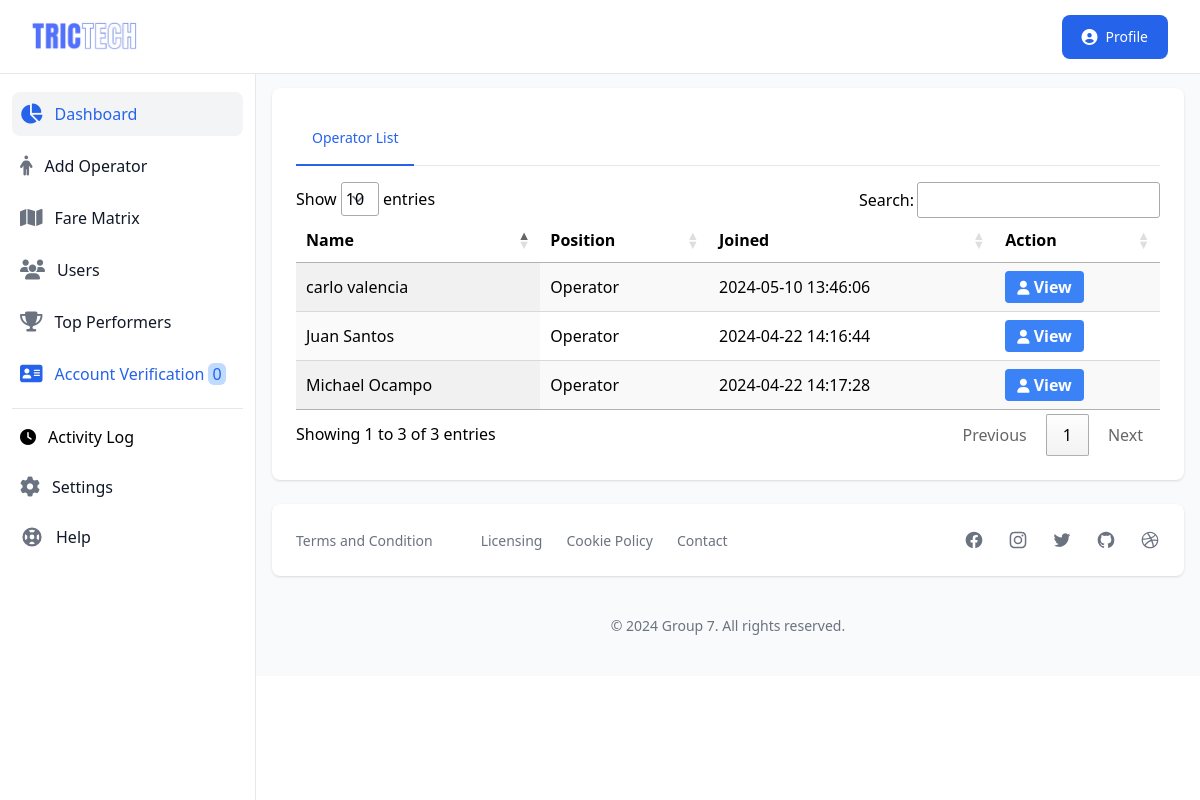
Page /view/operator-view.php (signed in) on the committed database.
### tables this page shows
CREATE TABLE `account` (
  `id` int(11) NOT NULL,
  `unique_id` varchar(100) NOT NULL,
  `profile_img` varchar(250) DEFAULT NULL,
  `fname` varchar(50) NOT NULL,
  `lname` varchar(50) NOT NULL,
  `email` varchar(50) NOT NULL,
  `contact` varchar(20) NOT NULL,
  `birthdate` varchar(20) DEFAULT NULL,
  `address` varchar(100) DEFAULT NULL,
  `password` varchar(255) NOT NULL,
  `status` varchar(20) NOT NULL,
  `suspension` varchar(30) DEFAULT 'NO',
  `suspension_reason` varchar(255) DEFAULT NULL,
  `position` varchar(20) NOT NULL,
  `type` varchar(30) NOT NULL,
  `vercode` varchar(6) DEFAULT NULL,
  `date` varchar(50) NOT NULL
);

### view/operator-view.php (the view, shortened to what this page needs)
<?php
    include '../database/connect.php';
    $unique_id = $_SESSION['unique_id'];
    $sqlUser = mysqli_query($conn,"SELECT * FROM account WHERE unique_id = '$unique_id';");
    if(mysqli_num_rows($sqlUser) > 0){
        while($row = mysqli_fetch_assoc($sqlUser)){
            $getType = $row["type"];
        }
    }
?>
<!DOCTYPE html>
<html lang="en">
<head>
    <link rel="stylesheet" href="dist/output.css">
    <link rel="stylesheet" href="https://cdn.datatables.net/1.13.1/css/jquery.dataTables.min.css">
    <link rel="stylesheet" href="https://cdnjs.cloudflare.com/ajax/libs/font-awesome/6.2.1/css/all.min.css" />
    <link rel="stylesheet" href="https://cdn.jsdelivr.net/npm/tw-elements/dist/css/index.min.css" />
    <script src="https://cdn.tailwindcss.com"></script>
</head>
<body>
    <div>
        <nav class="bg-white border-b border-gray-200 fixed z-30 w-full">
            <div class="px-3 py-3 lg:px-5 lg:pl-3">
                <div class="flex items-center justify-between">
                    <div class="flex items-center justify-start">
                        <a href="index.php" class="text-xl font-bold flex items-center p-2 lg:ml-2.5">
                            <img class="w-20 lg:w-28" src="../images/logo.png" alt="logo">
                        </a>
                    </div>
                    <div class="flex items-center">
                        <div class="hidden lg:block">
                            <a href="#" id="dropdownDefault" data-dropdown-toggle="dropdown" class="sm:inline-flex ml-5 text-white bg-blue-600 hover:bg-blue-700 focus:ring-4 font-medium rounded-lg text-sm px-5 py-2.5 text-center items-center mr-3">
                                <i class="mr-2 text-base fa fa-user-circle" aria-hidden="true"></i>
                                Profile
                            </a>
                        </div>
                    </div>
                </div>
            </div>
        </nav>
        <div class="flex overflow-hidden bg-white pt-16">
            <aside id="sidebar" class="fixed hidden z-20 h-full top-0 left-0 pt-16 flex lg:flex flex-shrink-0 flex-col w-64 transition-width duration-75" aria-label="Sidebar">
                <div class="relative flex-1 flex flex-col min-h-0 border-r border-gray-200 bg-white pt-0">
                    <div class="flex-1 flex flex-col pt-5 pb-4 overflow-y-auto">
                        <div class="flex-1 px-3 bg-white divide-y space-y-1">
                            <ul class="space-y-2 pb-2">
                                <li>
                                    <a href="../admin.php" class="text-base text-gray-900 font-normal rounded-lg flex items-center p-2 bg-gray-100 group">
                                    <i class="text-xl text-blue-600 flex-shrink-0 transition duration-75 fa fa-pie-chart" aria-hidden="true"></i>
                                    <span class="ml-3 text-blue-600">Dashboard</span>
                                    </a>
                                </li>
                                <?php if ($getType === 'admin') : ?>
                                    <li>
                                        <a href="../operator.php" class="text-base text-gray-900 font-normal rounded-lg hover:bg-gray-100 flex items-center p-2 group">
                                            <i class="fa fa-male text-xl text-gray-500 flex-shrink-0 transition duration-75" aria-hidden="true"></i>
                                            <span class="ml-3 flex-1 whitespace-nowrap">Add Operator</span>
                                        </a>
                                    </li>
                                <?php endif; ?>
                                <?php if($getType === 'admin') : ?>
                                    <li>
                                        <a href="fare-matrix.php" class="text-base text-gray-900 font-normal rounded-lg hover:bg-gray-100 flex items-center p-2 group ">
                                        <i class="fa fa-map text-xl text-gray-500 flex-shrink-0 transition duration-75" aria-hidden="true"></i>
                                        <span class="ml-3 flex-1 whitespace-nowrap">Fare Matrix</span>
                                        </a>
                                    </li>
                                <?php endif; ?>
                                <?php if($getType === 'admin') : ?>
                                    <a href="../user.php" class="text-base text-gray-900 font-normal rounded-lg hover:bg-gray-100 flex items-center p-2 group ">
                                    <i class="fa fa-users text-xl text-gray-500 flex-shrink-0 group-hover:text-gray-900 transition duration-75" aria-hidden="true"></i>
                                    <span class="ml-3 flex-1 whitespace-nowrap">Users</span>
                                    </a>
                                <?php endif; ?>
                                <li>
                                    <a href="../top-performer.php" class="text-base text-gray-900 font-normal rounded-lg hover:bg-gray-100 flex items-center p-2 group ">
                                    <i class="fa fa-trophy text-xl text-gray-500 flex-shrink-0 transition duration-75" aria-hidden="true"></i>
                                    <span class="ml-3 flex-1 whitespace-nowrap">Top Performers</span>
                                    </a>
                                </li>
                                <li>
                                    <a href="verification-list.php" class="text-base text-gray-900 font-normal rounded-lg hover:bg-gray-100 flex items-center p-2 group ">
                                    <i class="fa fa-address-card text-xl text-blue-600 flex-shrink-0 transition duration-75" aria-hidden="true"></i>
                                    <span class="ml-3 flex-1 text-blue-600 whitespace-nowrap">Account Verification
                                        <span class="bg-blue-200 px-1 rounded-md">
                                            <?php
                                                $totApproval = "SELECT * FROM booking_verification WHERE verification_status = 'pending'";
                                                if ($result = mysqli_query($conn, $totApproval)) {
                                                    $rowcount = mysqli_num_rows( $result );
                                                    echo $rowcount;
                                                }
                                            ?>
                                        </span>
                                    </span>
                                    </a>
                                </li>
                            </ul>
                            <div class="space-y-2 pt-2">
                                <a href="logs.php" class="text-base hover:bg-gray-100 font-normal rounded-lg group transition duration-75 flex items-center p-2">
                                    <i class="fa fa-clock  text-base text-gray-r00 flex-shrink-0 transition duration-75" name="settings-outline"></i>
                                    <span class="ml-3 ">Activity Log</span>
                                </a>
                                <a href="setting.php" class="text-base text-gray-900 font-normal rounded-lg hover:bg-gray-100 group transition duration-75 flex items-center p-2">
                                    <i class="fa fa-cog  text-xl text-gray-500 flex-shrink-0 group-hover:text-gray-900 transition duration-75" name="settings-outline"></i>
                                    <span class="ml-3">Settings</span>
                                </a>
                                <a href="#" class="text-base text-gray-900 font-normal rounded-lg hover:bg-gray-100 group transition duration-75 flex items-center p-2">
                                    <span class="ml-3">Help</span>
                                </a>
                            </div>
                        </div>
                    </div>
                </div>
            </aside>
            <div id="main-content" class="h-full w-full bg-gray-50 relative overflow-y-auto lg:ml-64">
                <main>
                    <div class="pt-6 px-4 bg-white-400">
                        <div class="bg-white shadow rounded-lg p-4 mb-4 sm:p-6 sm:mb-0 xl:p-8 ">
                            <div class="mb-4 border-b border-gray-200 dark:border-gray-700">
                                <ul class="flex flex-wrap -mb-px text-sm font-medium text-center" id="myTab" data-tabs-toggle="#myTabContent" role="tablist">
                                    <li class="mr-2" role="presentation">
                                        <button class="inline-block p-4 rounded-t-lg border-b-2" id="profile-tab" data-tabs-target="#profile" type="button" role="tab" aria-controls="profile" aria-selected="false">Operator List</button>
                                    </li>
                                </ul>
                            </div>
                            <div id="adminAcountTab">
                                <div class="" id="profile" role="tabpanel" aria-labelledby="profile-tab">
                                    <table id="table_log" class="display" cellspacing="0" width="100%">
                                        <thead>
                                            <tr>
                                                <th scope="col" class="py-3 px-6">Name</th>
                                                <th scope="col" class="py-3 px-6">Position</th>
                                                <th scope="col" class="py-3 px-6">Joined</th>
                                                <th scope="col" class="py-3 px-6">Action</th>
                                            </tr>
                                        </thead>
                                        <tbody>
                                                <?php
                                                    $account = mysqli_query($conn,"SELECT * FROM account WHERE status='activated' AND type = 'operator'");
                                                    if(mysqli_num_rows($account) > 0){
                                                        while($row = mysqli_fetch_assoc($account)){
                                                            extract($row);
                                                            ?>
                                                            <tr>
                                                                <td scope="row"><?php echo $fname." ".$lname; ?></td>
                                                                <td><?php echo $position; ?></td>
                                                                <td>
                                                                    <?php echo $date; ?>
                                                                </td>
                                                                <td>
                                                                    <form method="GET">
                                                                        <button formaction="../view-profile.php" name="viewProfile" value="<?php echo $unique_id; ?>" type="submit" class="bg-blue-500 hover:bg-blue-600 text-white font-bold py-1 px-3 rounded hover:shadow-lg focus:bg-blue-600 focus:shadow-lg focus:outline-none focus:ring-0 transition duration-150 ease-in-out">
                                                                            <i class="fa fa-user text-sm" aria-hidden="true"></i>
                                                                            View
                                                                        </button>
                                                                    </form>
                                                                </td>
                                                            </tr>
                                                            <?php
                                                        }
                                                    }
                                                ?>
                                        </tbody>
                                    </table>
                                </div>
                            </div>
                        </div>
                    </div>
                </main>
                <footer class="bg-white md:flex md:items-center md:justify-between shadow rounded-lg p-4 md:p-6 xl:p-8 my-6 mx-4">
                    <ul class="flex items-center flex-wrap mb-6 md:mb-0">
                    <li><a href="#" class="text-sm font-normal text-gray-500 hover:underline mr-4 md:mr-6">Terms and Condition</a></li>
                    <li><a href="#" class="text-sm font-normal text-gray-500 hover:underline mr-4 md:mr-6"></a></li>
                    <li><a href="#" class="text-sm font-normal text-gray-500 hover:underline mr-4 md:mr-6">Licensing</a></li>
                    <li><a href="#" class="text-sm font-normal text-gray-500 hover:underline mr-4 md:mr-6">Cookie Policy</a></li>
                    <li><a href="#" class="text-sm font-normal text-gray-500 hover:underline">Contact</a></li>
                    </ul>
                    <div class="flex sm:justify-center space-x-6">
                    <a href="#" class="text-gray-500 hover:text-gray-900">
                    </a>
                    <a href="#" class="text-gray-500 hover:text-gray-900">
                    </a>
                    <a href="#" class="text-gray-500 hover:text-gray-900">
                    </a>
                    <a href="#" class="text-gray-500 hover:text-gray-900">
                    </a>
                    <a href="#" class="text-gray-500 hover:text-gray-900">
                    </a>
                    </div>
                </footer>
                <p class="text-center text-sm text-gray-500 my-10">
                    &copy; <?php echo date('Y'); ?> <a href="#" class="hover:underline" >Group 7</a>. All rights reserved.
                </p>
            </div>
        </div>
    </div>
</body>
</html>

### rows in the picture
account: fname "Juan", lname "Santos", position "Operator", date "2024-04-22 14:16:44"
account: fname "Michael", lname "Ocampo", position "Operator", date "2024-04-22 14:17:28"
account: fname "carlo", lname "valencia", position "Operator", date "2024-05-10 13:46:06"

### other values in the picture
$rowcount "0"
